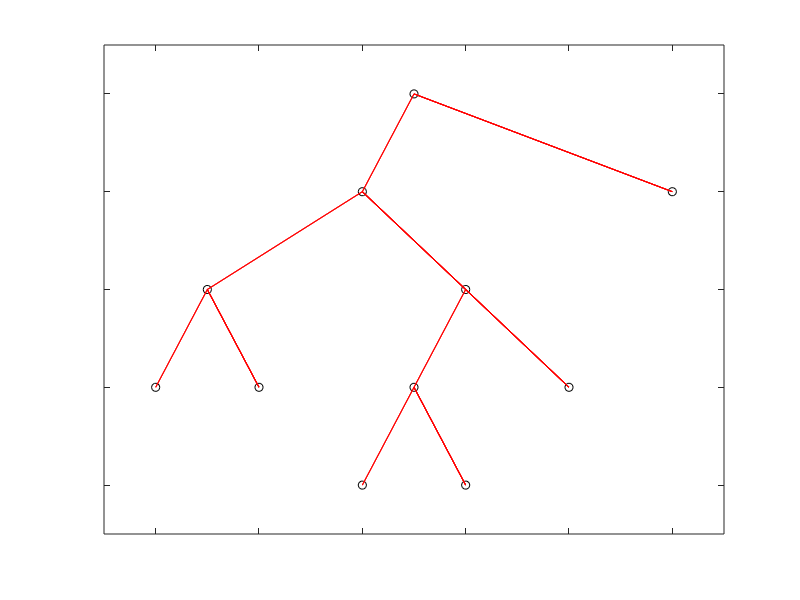

This chart was generated by the following MATLAB code:
% nodes(1) = 0;     % Root node
% %nodes(2) and nodes(8) are children of nodes(1), so set these elements of the input vector to 1:
% 
% nodes(2) = 1;     nodes(8) = 1;
% %nodes(5:7) are children of nodes(4), so set these elements to 4:
% 
% nodes(5) = 4;     nodes(6) = 4;     nodes(7) = 4;
%Continue in this manner until each element of the vector identifies its parent. For the plot shown above, the nodes vector now looks like this:

nodes = [0 9 7 8 9 1 8 10 10 1 7];
%Now call treeplot to generate the plot:

treeplot(nodes)